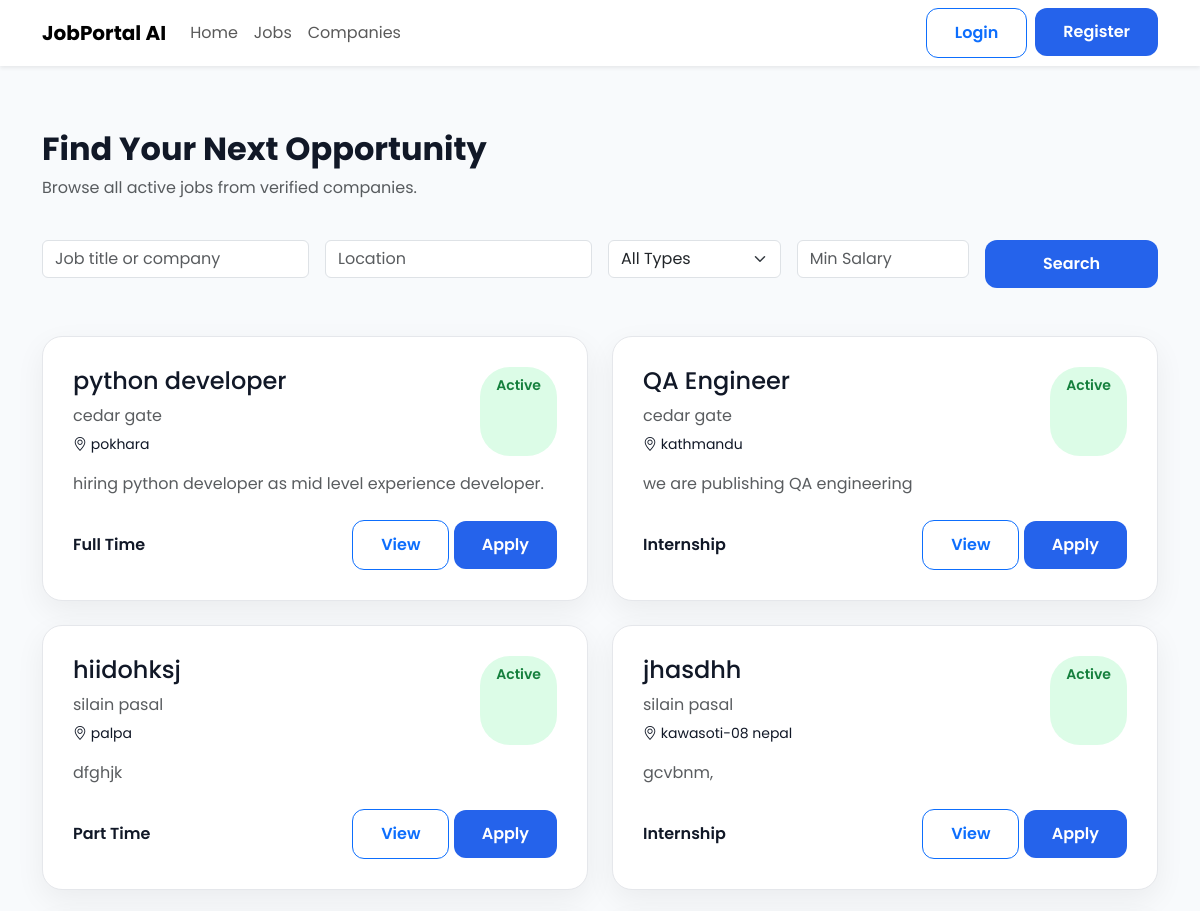
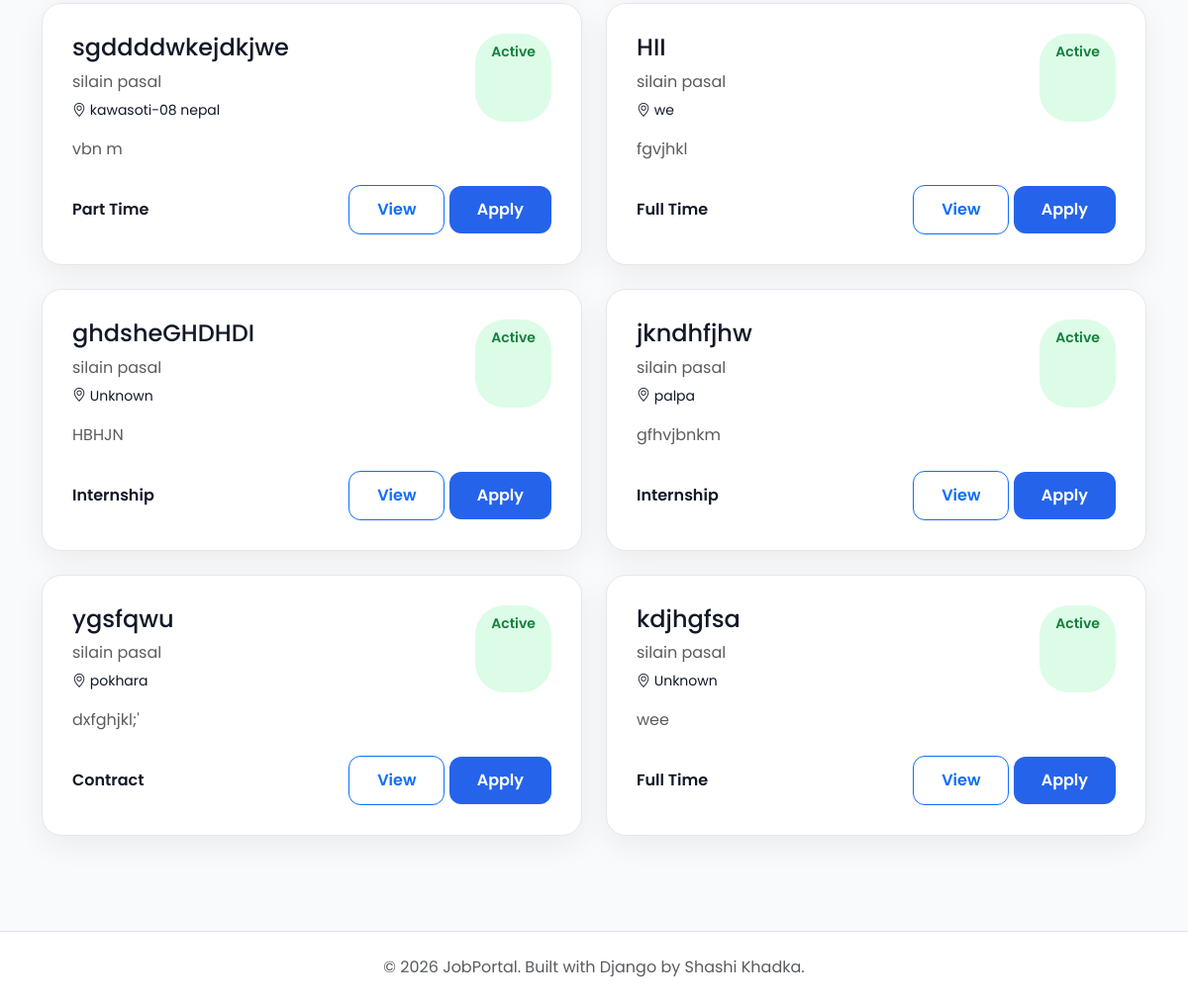
The page /jobs/jobs/ on the database its author committed (2 pictures, top to bottom).
### jobs/models.py (models this page shows, shortened)
class Job(models.Model):
    class EmploymentType(models.TextChoices):
        FULL_TIME = "Full Time"
        PART_TIME = "Part Time"
        INTERNSHIP = "Internship"
        CONTRACT = "Contract"
    class ExperienceLevel(models.TextChoices):
        ENTRY =  "Entry Level"
        MID =  "Mid Level"
        SENIOR = "Senior Level"
    company = models.ForeignKey(Company,on_delete=models.CASCADE,related_name="jobs")
    title = models.CharField(max_length=200)
    slug = models.SlugField(unique=True,blank=True)
    description = models.TextField()
    location = models.CharField(max_length=150)
    employment_type = models.CharField(max_length=20,choices=EmploymentType.choices)
    experience_level = models.CharField( max_length=20, choices=ExperienceLevel.choices )
    salary_min = models.PositiveIntegerField()
    salary_max = models.PositiveIntegerField()
    vacancies = models.PositiveIntegerField(default=1)
    deadline = models.DateField()
    is_active = models.BooleanField(default=True)
    created_at = models.DateTimeField(auto_now_add=True)
    updated_at = models.DateTimeField(auto_now=True)

### companies/models.py (models this page shows)
class Company(models.Model):
    owner = models.OneToOneField(settings.AUTH_USER_MODEL,on_delete=models.CASCADE,related_name="company")
    company_name = models.CharField(max_length=200)
    slug = models.SlugField(unique=True, blank=True)
    logo = models.ImageField( upload_to="company_logos/", blank=True, null=True)
    description = models.TextField()
    website = models.URLField(blank=True)
    email = models.EmailField()
    phone = models.CharField(max_length=20)
    address = models.TextField()
    location = models.CharField(max_length=255)
    city = models.CharField(max_length=100)
    country = models.CharField(max_length=100)
    established_date = models.DateField()
    employee_count = models.PositiveIntegerField()
    created_at = models.DateTimeField(auto_now_add=True)
    updated_at = models.DateTimeField(auto_now=True)

### jobs/views.py (the view)
# urls.py: path("jobs/", PublicJobListView.as_view(), name="job-list"),
class PublicJobListView(ListView):
    model = Job
    template_name = "jobs/public_job_list.html"
    context_object_name = "jobs" #template ma data jobs naam bata access garna dincha
    paginate_by = 10
    def get_queryset(self): #get_queryset() tells Django-->"Which records should be displayed?"
        queryset = Job.objects.filter(is_active=True, deadline__gte=date.today())  # gte means--> Greater Than or Equal To
        keyword = self.request.GET.get("keyword")
        location = self.request.GET.get("location")
        employment_type = self.request.GET.get("employment_type")
        min_salary = self.request.GET.get("min_salary")
        if keyword:
            queryset = queryset.filter(title__icontains=keyword)
        if location:
            queryset = queryset.filter(location__icontains=location)
        if employment_type:
            queryset = queryset.filter(employment_type=employment_type)
        if min_salary:
            queryset = queryset.filter(salary_max__gte=min_salary)
        return queryset.order_by("-created_at")
    def get_context_data(self, **kwargs):
        context = super().get_context_data(**kwargs)
        context["employment_types"] = Job.EmploymentType.choices
        return context

### templates/jobs/public_job_list.html (shortened to what this page needs)
{% extends "public_base.html" %}
{% block content %}
<div class="container py-5">
    <div class="row mb-4">
        <div class="col-lg-8">
            <h2 class="fw-bold">
                Find Your Next Opportunity
            </h2>
            <p class="text-muted">
                Browse all active jobs from verified companies.
            </p>
        </div>
    </div>
    <form method="GET" class="row g-3 mb-5">
        <div class="col-md-3">
            <input
                type="text"
                class="form-control"
                name="keyword"
                placeholder="Job title or company"
                value="{{ request.GET.keyword }}">
        </div>
        <div class="col-md-3">
            <input
                type="text"
                class="form-control"
                name="location"
                placeholder="Location"
                value="{{ request.GET.location }}">
        </div>
        <div class="col-md-2">
            <select name="employment_type" class="form-select">
                <option value="">All Types</option>
            </select>
        </div>
        <div class="col-md-2">
            <input
                type="number"
                class="form-control"
                name="min_salary"
                placeholder="Min Salary"
                value="{{ request.GET.min_salary }}">
        </div>
        <div class="col-md-2">
            <button class="btn btn-primary w-100">
                Search
            </button>
        </div>
    </form>
    <div class="row g-4">
        {% for job in jobs %}
        <div class="col-lg-6">
            <div class="job-card">
                <div class="d-flex justify-content-between">
                    <div>
                        <h4>
                            {{ job.title }}
                        </h4>
                        <p class="text-muted mb-1">
                            {{ job.company.company_name }}
                        </p>
                        <small>
                            <i class="bi bi-geo-alt"></i>
                            {{ job.location }}
                        </small>
                    </div>
                 <span class="status-badge">
                   Active
                 </span>
                </div>
                <p class="mt-3 text-muted">
                    {{ job.description|truncatewords:25 }}
                </p>
                <div class="d-flex justify-content-between align-items-center mt-4">
                    <span class="fw-semibold">
                        {{ job.get_employment_type_display }}
                    </span>
                    <div>
                        <a href="{% url 'job-detail' job.pk %}"
                           class="btn btn-outline-primary">
                            View
                        </a>
                        <a href="{% url 'apply-job' job.pk %}"
                           class="btn btn-primary">
                            Apply
                        </a>
                    </div>
                </div>
            </div>
        </div>
        {% empty %}
        <div class="text-center py-5">
            <h4>
                No Jobs Found
            </h4>
        </div>
        {% endfor %}
    </div>
</div>
{% endblock %}

### static/css/style.css (style rules this page uses)
* { margin:0; padding:0; box-sizing:border-box; }
body { font-family:'Poppins',sans-serif; background:var(--light); color:var(--dark); }
a { text-decoration:none; }

### static/css/home.css (style rules this page uses)
:root { --primary:#2563eb; --primary-dark:#1d4ed8; --success:#16a34a; --warning:#f59e0b; --danger:#ef4444; --text:#111827; --text-light:#6b7280; --border:#e5e7eb; --white:#ffffff; --background:#f8fafc; --radius:18px; --shadow:0 10px 30px rgba(0,0,0,.06); --shadow-hover:0 18px 40px rgba(37,99,235,.15); }
body { background:var(--background); font-family:"Poppins",sans-serif; color:var(--text); }
a { text-decoration:none; }
.btn-primary { background:var(--primary); border:none; border-radius:12px; font-weight:600; padding:12px 28px; }
.btn-outline-primary { border-radius:12px; font-weight:600; padding:12px 28px; }
.job-card { background:#ffffff; border:1px solid #e5e7eb; border-radius:20px; padding:30px; transition:.3s; height:100%; box-shadow:var(--shadow); }
.status-badge { display:inline-block; padding:8px 16px; border-radius:30px; background:#dcfce7; color:#15803d; font-size:14px; font-weight:600; }

### rows shown on the page
Job: title "python developer", company.company_name "cedar gate", location "pokhara", description "hiring python developer as mid level experience developer.", employment_type "Full Time"
Job: title "QA Engineer", company.company_name "cedar gate", location "kathmandu", description "we are publishing QA engineering", employment_type "Internship"
Job: title "hiidohksj", company.company_name "silain pasal", location "palpa", description "dfghjk", employment_type "Part Time"
Job: title "jhasdhh", company.company_name "silain pasal", location "kawasoti-08 nepal", description "gcvbnm,", employment_type "Internship"
Job: title "sgddddwkejdkjwe", company.company_name "silain pasal", location "kawasoti-08 nepal", description "vbn m", employment_type "Part Time"
Job: title "HII", company.company_name "silain pasal", location "we", description "fgvjhkl", employment_type "Full Time"
Job: title "ghdsheGHDHDI", company.company_name "silain pasal", location "Unknown", description "HBHJN", employment_type "Internship"
Job: title "jkndhfjhw", company.company_name "silain pasal", location "palpa", description "gfhvjbnkm", employment_type "Internship"
Job: title "ygsfqwu", company.company_name "silain pasal", location "pokhara", description "dxfghjkl;'", employment_type "Contract"
Job: title "kdjhgfsa", company.company_name "silain pasal", location "Unknown", description "wee", employment_type "Full Time"
